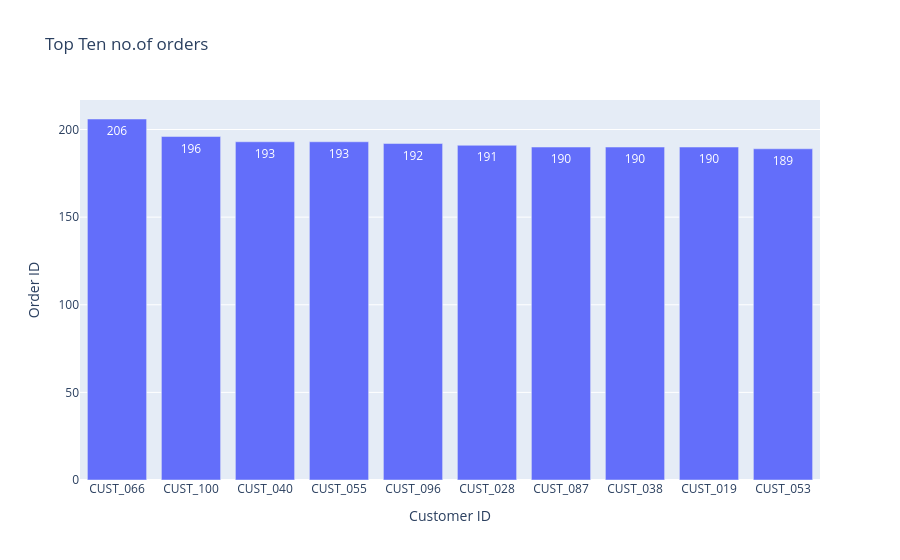

Source (notebook cell):
### Markdown cell above
1.What are the top 10 customers orders?

### Code cell
cust_sale=df.groupby('Customer ID')['Order ID'].count().reset_index().sort_values(ascending=False,by='Order ID').head(10)
px.bar(cust_sale,x='Customer ID',y='Order ID',text_auto=True,title='Top Ten no.of orders')

### Figure 1 — Plotly figure (JSON) as saved in the notebook; plotly's stock layout.template omitted (floating-point values rounded to 4 significant figures)
{"data": [{"hovertemplate": "Customer ID=%{x}<br>Order ID=%{y}<extra></extra>", "legendgroup": "", "marker": {"color": "#636efa", "pattern": {"shape": ""}}, "name": "", "orientation": "v", "showlegend": false, "textposition": "auto", "texttemplate": "%{y}", "type": "bar", "x": ["CUST_066", "CUST_100", "CUST_040", "CUST_055", "CUST_096", "CUST_028", "CUST_087", "CUST_038", "CUST_019", "CUST_053"], "xaxis": "x", "y": [206, 196, 193, 193, 192, 191, 190, 190, 190, 189], "yaxis": "y"}], "layout": {"barmode": "relative", "legend": {"tracegroupgap": 0}, "title": {"text": "Top Ten no.of orders"}, "xaxis": {"anchor": "y", "domain": [0, 1], "title": {"text": "Customer ID"}}, "yaxis": {"anchor": "x", "domain": [0, 1], "title": {"text": "Order ID"}}}}
